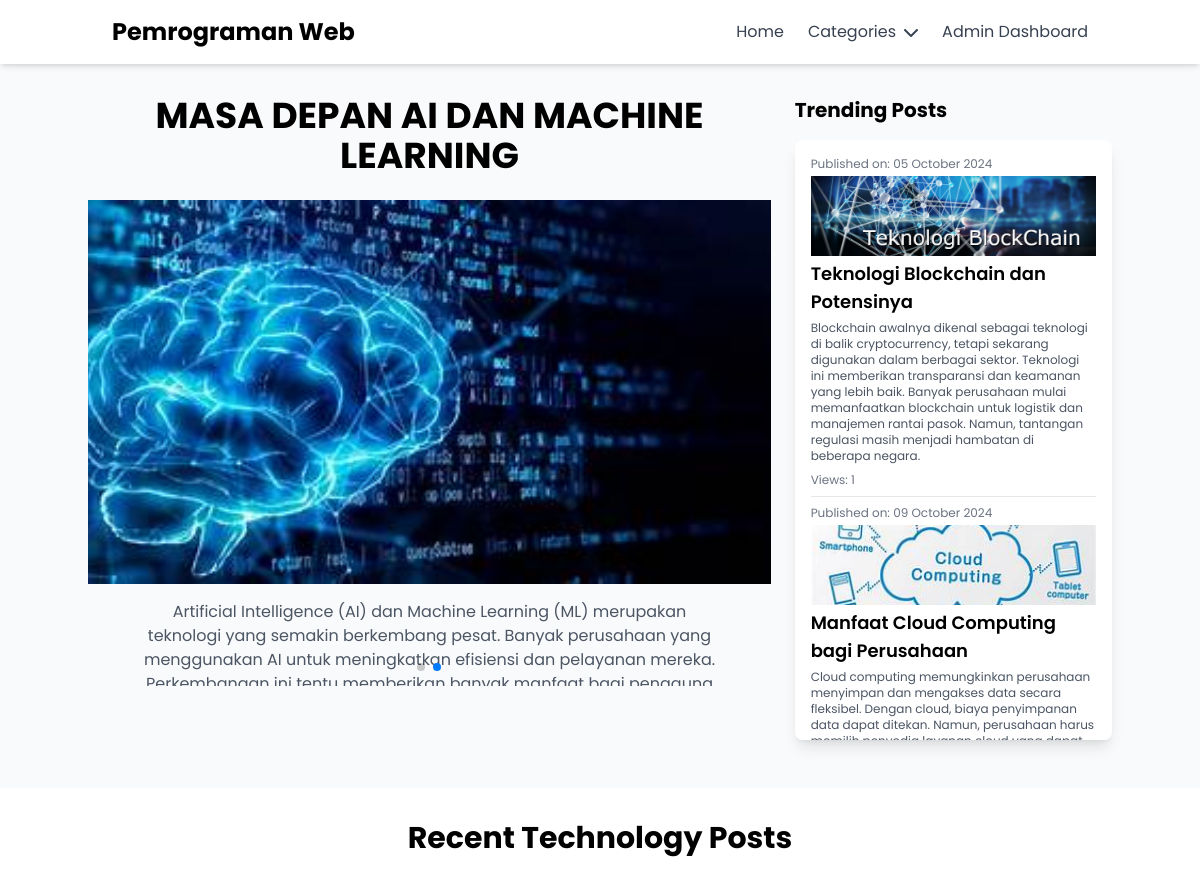
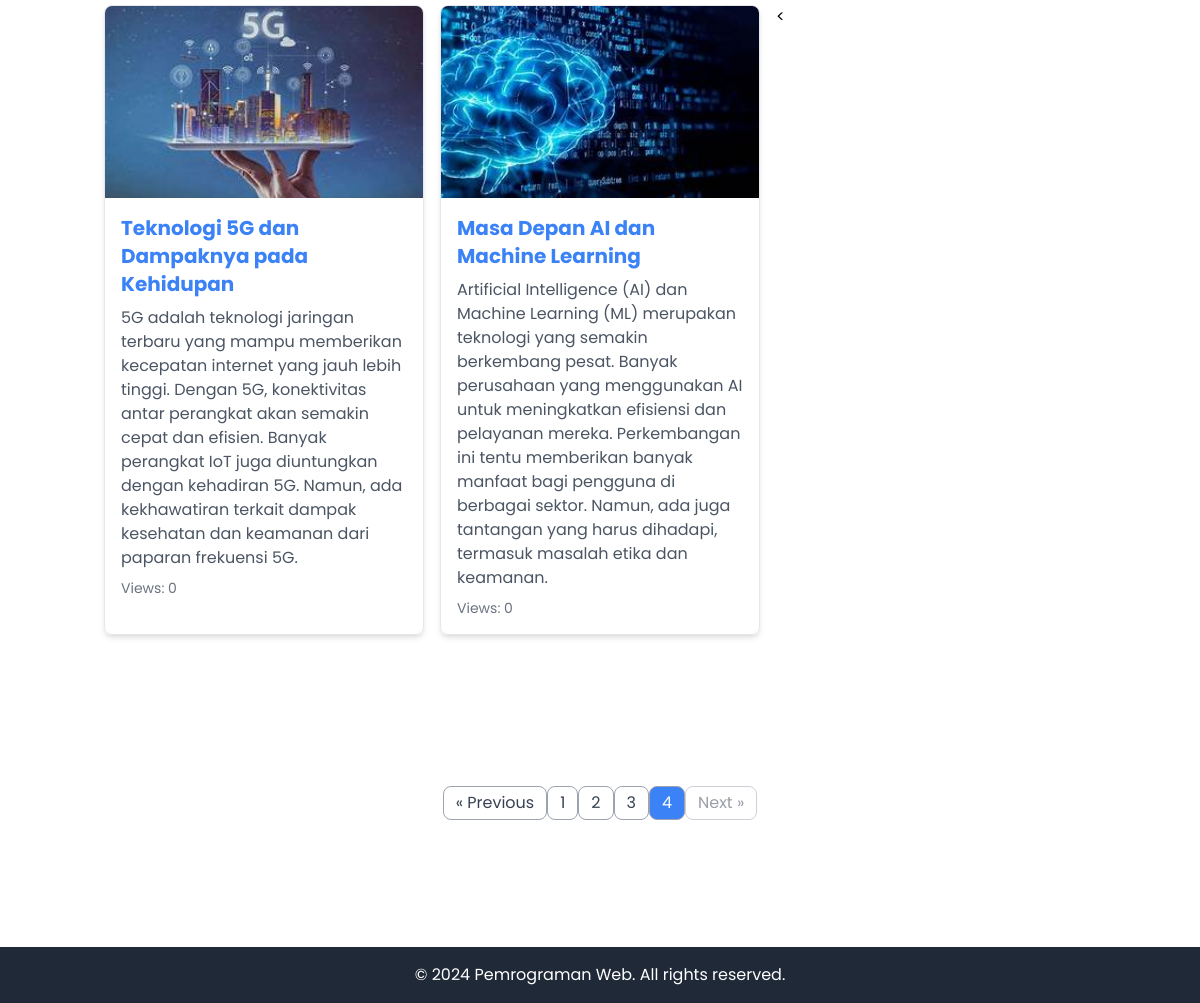
The page /technology.php?page=4 on the database its author committed (2 pictures, top to bottom).
### tables this page shows
CREATE TABLE `posts` (
  `id` int(11) NOT NULL,
  `judul` varchar(255) NOT NULL,
  `isi` text NOT NULL,
  `kategori` enum('Technology','Lifestyle') NOT NULL,
  `author` varchar(100) NOT NULL,
  `tanggal_publikasi` date NOT NULL,
  `images` varchar(255) NOT NULL,
  `view` int(11) NOT NULL DEFAULT '0'
);

### technology.php (the view, shortened to what this page needs)
<?php
$host = "localhost";
$user = "root";
$password = "";
$database = "berita";
$conn = new mysqli($host, $user, $password, $database);
function fetchRecentTechPosts($conn, $limit, $offset) {
    $sql = "SELECT p.id, p.judul, p.isi, p.images, p.view, p.tanggal_publikasi, p.kategori
            FROM posts p
            WHERE p.kategori = 'technology'
            ORDER BY p.tanggal_publikasi DESC LIMIT ? OFFSET ?";
    $stmt = $conn->prepare($sql);
    $stmt->bind_param("ii", $limit, $offset);
    $stmt->execute();
    return $stmt->get_result();
}
function fetchTrendingTechPosts($conn) {
    $sql = "SELECT id, judul, isi, images, view, tanggal_publikasi, kategori
            FROM posts
            WHERE kategori = 'technology'
            ORDER BY view DESC LIMIT 6";
    return $conn->query($sql);
}
$limit = 6;
$page = isset($_GET['page']) ? (int)$_GET['page'] : 1;
$offset = ($page - 1) * $limit;
$recentPosts = fetchRecentTechPosts($conn, $limit, $offset);
$trendingPosts = fetchTrendingTechPosts($conn);
$totalPostsResult = $conn->query("SELECT COUNT(*) as total FROM posts WHERE kategori = 'technology'");
$totalPosts = $totalPostsResult->fetch_assoc()['total'];
$totalPages = ceil($totalPosts / $limit);
?>
<!DOCTYPE html>
<html lang="en">
<head>
    <script src="https://cdn.tailwindcss.com"></script>
    <link rel="stylesheet" href="https://unpkg.com/swiper/swiper-bundle.min.css" />
    <link rel="stylesheet" href="https://cdnjs.cloudflare.com/ajax/libs/font-awesome/6.0.0-beta3/css/all.min.css" />
</head>
<body class="font-poppins">
    <nav id="navbar" class="fixed top-0 left-0 right-0 bg-white shadow-md py-4 z-50 transition-all duration-300">
        <div class="container mx-auto flex justify-between items-center px-6">
            <a href="#" class="text-2xl font-bold">Pemrograman Web</a>
            <ul class="flex space-x-6 items-center">
                <li><a href="index.php" class="text-gray-700 hover:text-gray-900">Home</a></li>
                <li class="relative group">
                    <a href="#" onclick="toggleDropdown()" class="text-gray-700 hover:text-gray-900 flex items-center">
                        Categories
                        <i class="fas fa-chevron-down ml-2"></i>
                    </a>
                </li>
                <li><a href="crud.php" class="text-gray-700 hover:text-gray-900">Admin Dashboard</a></li>
            </ul>
        </div>
    </nav>
<section class="pt-24 pb-12 bg-gray-50">
    <div class="container mx-auto flex flex-col md:flex-row gap-6">
        <div class="w-full md:w-2/3 relative">
            <div class="swiper mySwiper h-[590px] text-center">
                <div class="swiper-wrapper">
                    <?php while ($recentPost = $recentPosts->fetch_assoc()): ?>
                    <div class="swiper-slide">
                        <h1 class="text-4xl font-bold uppercase mb-6"><?php echo htmlspecialchars($recentPost['judul']); ?></h1>
                        <div class="flex flex-col items-center">
                            <?php if ($recentPost['images']): ?>
                            <img src="uploads/<?php echo htmlspecialchars($recentPost['images']); ?>" alt="<?php echo htmlspecialchars($recentPost['judul']); ?>" class="w-full h-96 object-cover mb-4">
                            <?php endif; ?>
                            <p class="text-gray-600 max-w-xl mb-4"><?php echo nl2br(htmlspecialchars($recentPost['isi'])); ?></p>
                        </div>
                    </div>
                    <?php endwhile; ?>
                </div>
                <div class="swiper-pagination"></div>
            </div>
        </div>
<div>
    <h2 class="text-xl font-bold mb-4">Trending Posts</h2>
    <div class="h-[600px] overflow-y-scroll bg-white rounded-lg shadow-lg p-4">
        <?php while ($trendingPost = $trendingPosts->fetch_assoc()): ?>
        <div class="mb-2 border-b border-gray-200 pb-2">
            <p class="text-xs text-gray-500 mb-1">Published on: <?php echo date('d F Y', strtotime($trendingPost['tanggal_publikasi'])); ?></p>
            <?php if ($trendingPost['images']): ?>
                <img src="uploads/<?php echo htmlspecialchars($trendingPost['images']); ?>" alt="<?php echo htmlspecialchars($trendingPost['judul']); ?>" class="w-full h-20 object-cover mb-1">
            <?php endif; ?>
            <h3 class="text-sm font-semibold">
                <a href="artikel.php?id=<?php echo $trendingPost['id']; ?>" class="text-lg font-semibold hover:text-blue-600">
                    <?php echo htmlspecialchars($trendingPost['judul']); ?>
                </a>
            </h3>
            <p class="mt-1 text-gray-600 text-xs"><?php echo nl2br(htmlspecialchars($trendingPost['isi'])); ?></p>
            <p class="text-xs text-gray-500 mt-2">Views: <?php echo $trendingPost['view']; ?></p>
        </div>
        <?php endwhile; ?>
    </div>
</div>
</section>
<section>
    <div class="container mx-auto px-4">
        <h1 class="text-3xl font-bold text-center my-8">Recent Technology Posts</h1>
        <div class="grid grid-cols-1 md:grid-cols-2 lg:grid-cols-3 gap-4">
            <?php
            $recentPosts->data_seek(0);
            while ($post = $recentPosts->fetch_assoc()): ?>
            <div class="border rounded-lg overflow-hidden shadow-md">
                <img src="uploads/<?= htmlspecialchars($post['images']); ?>" alt="<?= htmlspecialchars($post['judul']); ?>" class="w-full h-48 object-cover">
                <div class="p-4">
                    <h2 class="text-xl font-bold">
                        <a href="artikel.php?id=<?php echo $post['id']; ?>" class="text-blue-500 hover:underline">
                            <?php echo htmlspecialchars($post['judul']); ?>
                        </a>
                    </h2>
                    <p class="mt-2 text-gray-600"><?php echo nl2br(htmlspecialchars($post['isi'])); ?></p>
                    <p class="text-sm text-gray-500 mt-2">Views: <?php echo htmlspecialchars($post['view']); ?></p>
                </div>
            </div>
            <?php endwhile; ?>
        <</div>
        <div class="mt-6 flex justify-center items-center h-72">
  <a href="?page=<?php echo max(1, $page - 1); ?>" class="px-3 py-1 border border-gray-400 text-gray-700 rounded-lg <?php echo $page == 1 ? 'cursor-not-allowed opacity-50' : ''; ?>" <?php echo $page == 1 ? 'disabled' : ''; ?>>
    &laquo; Previous
  </a>
  <?php for ($i = 1; $i <= $totalPages; $i++): ?>
    <a href="?page=<?php echo $i; ?>" class="px-3 py-1 border border-gray-400 text-gray-700 rounded-lg <?php echo $page == $i ? 'bg-blue-500 text-white' : ''; ?>">
      <?php echo $i; ?>
    </a>
  <?php endfor; ?>
  <a href="?page=<?php echo min($totalPages, $page + 1); ?>" class="px-3 py-1 border border-gray-400 text-gray-700 rounded-lg <?php echo $page == $totalPages ? 'cursor-not-allowed opacity-50' : ''; ?>" <?php echo $page == $totalPages ? 'disabled' : ''; ?>>
    Next &raquo;
  </a>
</div>
    </div>
<footer class="bg-gray-800 text-white py-4">
    <div class="container mx-auto text-center">
        <p>&copy; <?php echo date("Y"); ?> Pemrograman Web. All rights reserved.</p>
    </div>
</footer>
</body>
</html>

### rows shown on the page
posts: judul "MASA DEPAN AI DAN MACHINE LEARNING", images (picture), isi "Artificial Intelligence (AI) dan Machine Learning (ML) merupakan teknologi yang semakin berkembang pesat. Banyak perusahaan yang menggunakan AI untuk meningkatkan efisiensi dan pelayanan mereka.…", judul "Masa Depan AI dan Machine Learning", isi "Artificial Intelligence (AI) dan Machine Learning (ML) merupakan teknologi yang semakin berkembang pesat. Banyak perusahaan yang menggunakan AI untuk meningkatkan efisiensi dan pelayanan mereka. Perkembangan ini tentu memberikan banyak manfaat bagi pengguna di berbagai sektor. Namun, ada juga tantangan yang harus dihadapi, termasuk masalah etika dan keamanan.", view "0"
posts: tanggal_publikasi "05 October 2024", images (picture), judul "Teknologi Blockchain dan Potensinya", isi "Blockchain awalnya dikenal sebagai teknologi di balik cryptocurrency, tetapi sekarang digunakan dalam berbagai sektor. Teknologi ini memberikan transparansi dan keamanan yang lebih baik. Banyak perusahaan mulai memanfaatkan blockchain untuk logistik dan manajemen rantai pasok. Namun, tantangan regulasi masih menjadi hambatan di beberapa negara.", view "1"
posts: tanggal_publikasi "09 October 2024", images (picture), judul "Manfaat Cloud Computing bagi Perusahaan", isi "Cloud computing memungkinkan perusahaan menyimpan dan mengakses data secara fleksibel. Dengan cloud, biaya penyimpanan data dapat ditekan. Namun, perusahaan harus…"
posts: images (picture), judul "Teknologi 5G dan Dampaknya pada Kehidupan", isi "5G adalah teknologi jaringan terbaru yang mampu memberikan kecepatan internet yang jauh lebih tinggi. Dengan 5G, konektivitas antar perangkat akan semakin cepat dan efisien. Banyak perangkat IoT juga diuntungkan dengan kehadiran 5G. Namun, ada kekhawatiran terkait dampak kesehatan dan keamanan dari paparan frekuensi 5G.", view "0"
